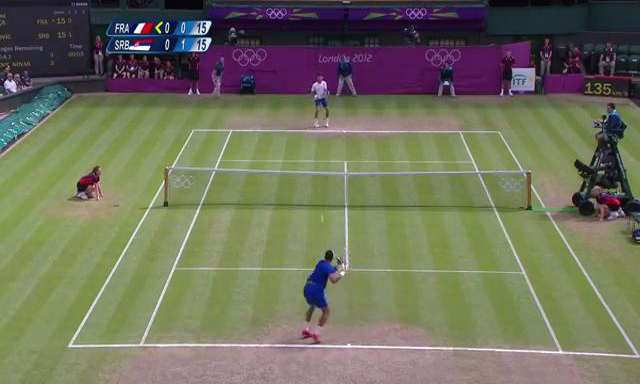
#> input picture data/tennis1.png, 640 x 384 px
$ python main.py
#> lines starting #> are read from the running program, lines starting #| are printed output that depends on the picture; after the words box and inside, x2 and y2 are one past the last pixel; in counts of white or black regions, pixels touching at a corner belong together
import cv2
import numpy as np

img = cv2.imread('data/tennis1.png')
#> img is the input picture: shape (384, 640, 3); mean B, G, R 91.9, 113.2, 112.5

gray = cv2.cvtColor(img,cv2.COLOR_BGR2GRAY)
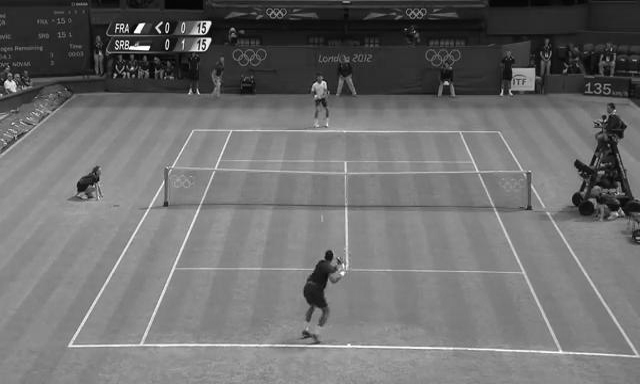
#> gray: shape (384, 640); min 1, max 255, mean 110.5

blur = cv2.GaussianBlur(gray, (5,5),0)

#cv2.imshow('blur',blur)
#cv2.waitKey(0)

edges = cv2.Canny(blur,50,150,apertureSize = 3)
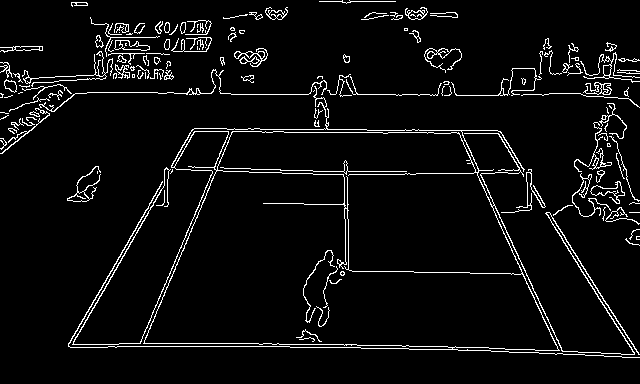
#> edges: shape (384, 640); 5.1% white in thin lines or dots

#cv2.imshow('edges',edges)
#cv2.waitKey(0)

lines = cv2.HoughLines(edges,1,np.pi/180,160)
#> lines = 15 rows, first 8: [94, 1.57], [231, 0.524], [342, 1.59], [346, 1.57], [234, 0.524], [334, 1.61], [-350, 2.58], [-361, 2.71]

for rho,theta in lines[0]:
    a = np.cos(theta)
    b = np.sin(theta)
    x0 = a*rho
    y0 = b*rho
    x1 = int(x0 + 1000*(-b))
    y1 = int(y0 + 1000*(a))
    x2 = int(x0 - 1000*(-b))
    y2 = int(y0 - 1000*(a))

    cv2.line(img,(x1,y1),(x2,y2),(0,0,255),2)
#> this loop made 1 pass
#> (rho, theta, a, b, x0, y0, x1, y1) on pass 1: (94, 1.57, -4.37e-08, 1, -4.11e-06, 94, -1000, 93)
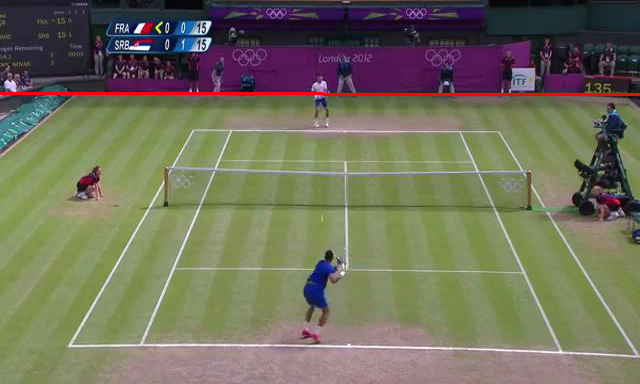
#> img: shape (384, 640, 3); 0.78% of pixels changed, all inside (x1, y1, x2, y2) = (0, 92, 640, 96)

cv2.imshow("ouptut", img)
cv2.waitKey(0)

$ run again, with data/tennis2.png copied over data/tennis1.png
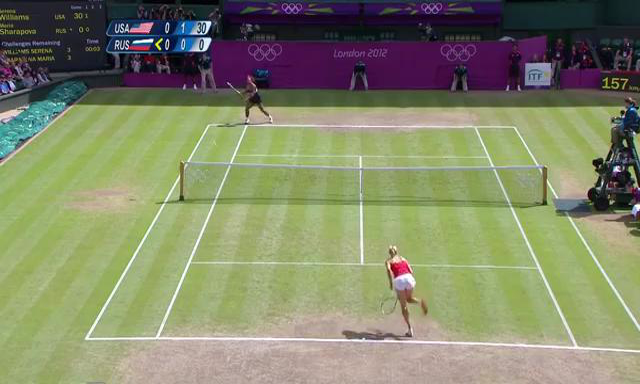
#> input picture data/tennis2.png, 640 x 384 px
#> img is the input picture: shape (384, 640, 3); mean B, G, R 105.1, 135.5, 131.2
#> `edges = cv2.Canny(blur,50,150,apertureSize = 3)`:
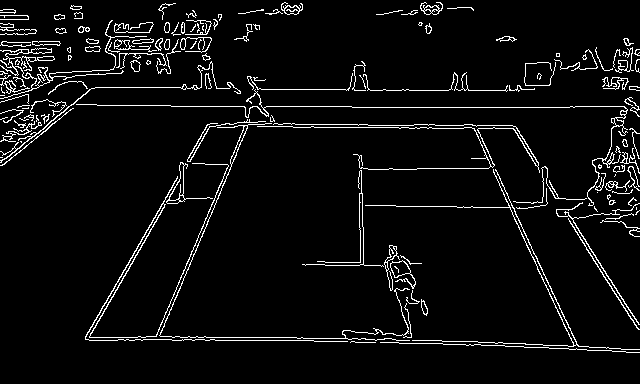
#> edges: shape (384, 640); 5.2% white in thin lines or dots
#> lines = 17 rows, first 8: [335, 1.59], [107, 1.57], [242, 0.524], [245, 0.524], [340, 1.57], [-377, 2.71], [333, 1.59], [328, 1.61]
#> the loop `for rho,theta in lines[0]:` made 1 pass
#> (rho, theta, a, b, x0, y0, x1, y1) on pass 1: (335, 1.59, -0.0175, 1, -5.85, 334.9, -1005, 317)
#> after the loop `for rho,theta in lines[0]:`:
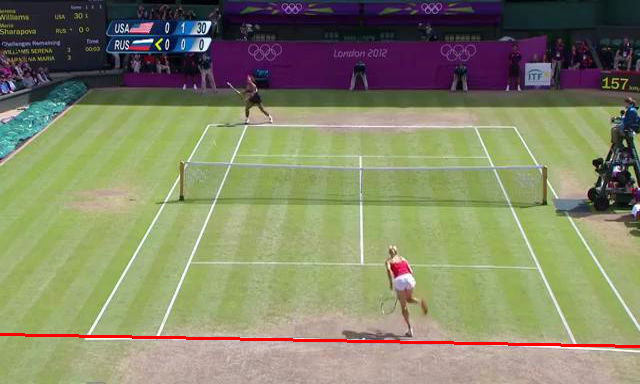
#> img: shape (384, 640, 3); 0.78% of pixels changed, all inside (x1, y1, x2, y2) = (0, 333, 640, 348)

$ run again, with data/tennis3.png copied over data/tennis1.png
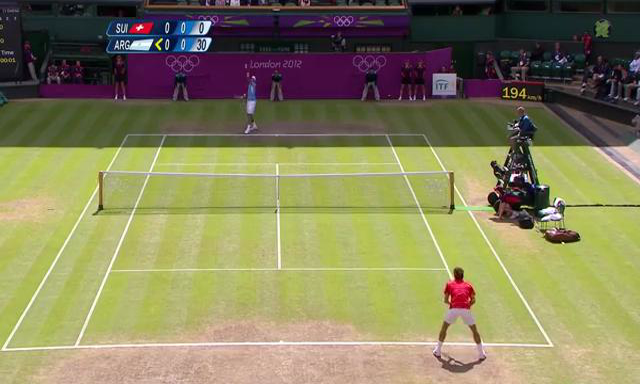
#> input picture data/tennis3.png, 640 x 384 px
#> img is the input picture: shape (384, 640, 3); mean B, G, R 91.6, 130.3, 134.9
#> `edges = cv2.Canny(blur,50,150,apertureSize = 3)`:
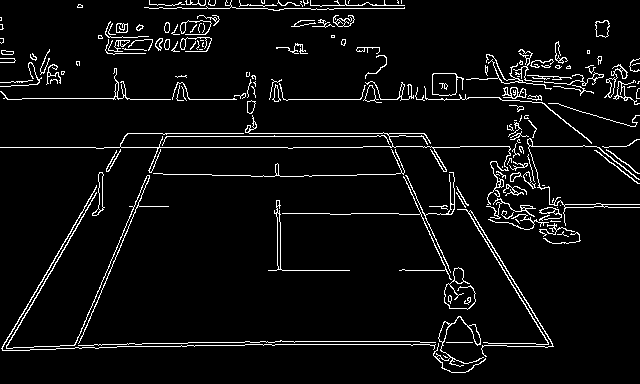
#> edges: shape (384, 640); 5.2% white in thin lines or dots
#> lines = 14 rows, first 8: [147, 1.57], [133, 1.57], [99, 1.57], [136, 1.57], [344, 1.57], [346, 1.55], [179, 0.524], [349, 1.55]
#> the loop `for rho,theta in lines[0]:` made 1 pass
#> (rho, theta, a, b, x0, y0, x1, y1) on pass 1: (147, 1.57, -4.37e-08, 1, -6.43e-06, 147, -1000, 146)
#> after the loop `for rho,theta in lines[0]:`:
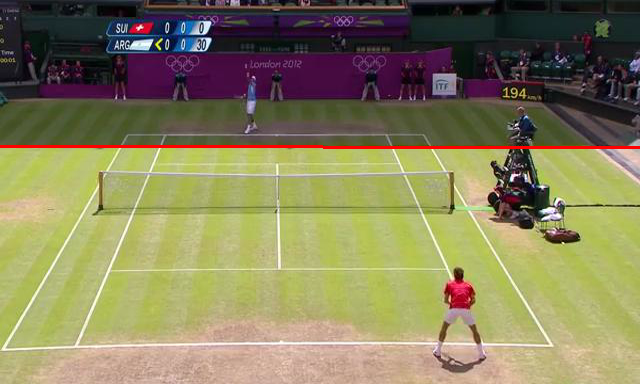
#> img: shape (384, 640, 3); 0.78% of pixels changed, all inside (x1, y1, x2, y2) = (0, 145, 640, 149)
